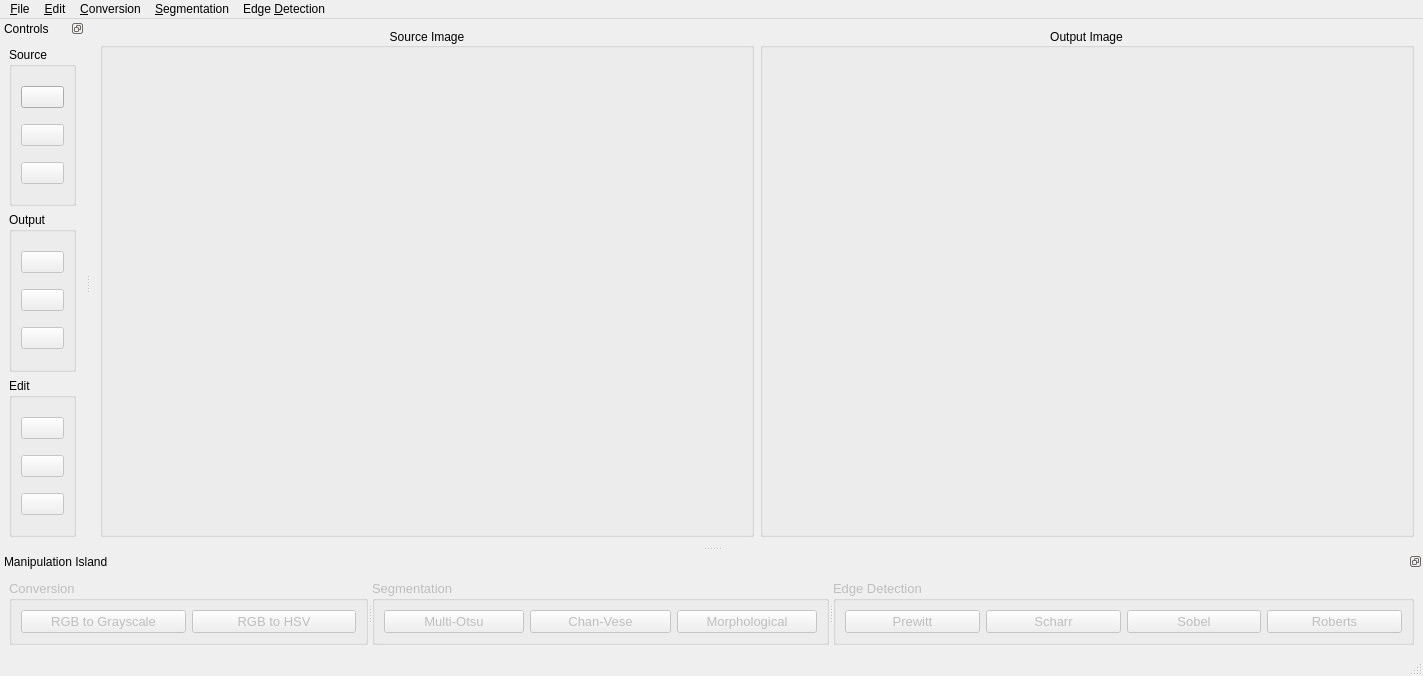
<?xml version="1.0" encoding="UTF-8"?>
<ui version="4.0">
 <class>MainWindow</class>
 <widget class="QMainWindow" name="MainWindow">
  <property name="geometry">
   <rect>
    <x>0</x>
    <y>0</y>
    <width>1423</width>
    <height>676</height>
   </rect>
  </property>
  <property name="windowTitle">
   <string>OOP2 Lab Final Assignment - Ali Gunes</string>
  </property>
  <widget class="QWidget" name="centralwidget">
   <layout class="QGridLayout" name="gridLayout_2">
    <item row="0" column="0">
     <widget class="QGroupBox" name="sourceImage_groupBox">
      <property name="statusTip">
       <string>Source is presented here</string>
      </property>
      <property name="title">
       <string>Source Image</string>
      </property>
      <property name="alignment">
       <set>Qt::AlignCenter</set>
      </property>
      <layout class="QGridLayout" name="gridLayout">
       <item row="0" column="0">
        <widget class="QLabel" name="sourceImageViewer">
         <property name="text">
          <string/>
         </property>
         <property name="pixmap">
          <pixmap>../../../../../../horse.png</pixmap>
         </property>
         <property name="scaledContents">
          <bool>true</bool>
         </property>
         <property name="alignment">
          <set>Qt::AlignCenter</set>
         </property>
         <property name="wordWrap">
          <bool>false</bool>
         </property>
        </widget>
       </item>
      </layout>
     </widget>
    </item>
    <item row="0" column="1">
     <widget class="QGroupBox" name="outputImage_groupBox">
      <property name="statusTip">
       <string>Output is presented here</string>
      </property>
      <property name="title">
       <string>Output Image</string>
      </property>
      <property name="alignment">
       <set>Qt::AlignCenter</set>
      </property>
      <layout class="QGridLayout" name="gridLayout_4">
       <item row="0" column="1">
        <widget class="QLabel" name="outputImageViewer">
         <property name="text">
          <string/>
         </property>
         <property name="pixmap">
          <pixmap>../../../../../../coffee.png</pixmap>
         </property>
         <property name="scaledContents">
          <bool>true</bool>
         </property>
        </widget>
       </item>
      </layout>
     </widget>
    </item>
   </layout>
  </widget>
  <widget class="QMenuBar" name="menubar">
   <property name="geometry">
    <rect>
     <x>0</x>
     <y>0</y>
     <width>1423</width>
     <height>21</height>
    </rect>
   </property>
   <widget class="QMenu" name="menu_File">
    <property name="title">
     <string>&amp;File</string>
    </property>
    <widget class="QMenu" name="menuExport_As">
     <property name="enabled">
      <bool>true</bool>
     </property>
     <property name="statusTip">
      <string>Choose your export type</string>
     </property>
     <property name="title">
      <string>Export As...</string>
     </property>
     <property name="icon">
      <iconset>
       <normaloff>resources/icons/exportMenu.svg</normaloff>resources/icons/exportMenu.svg</iconset>
     </property>
     <addaction name="actionExport_Source"/>
     <addaction name="actionExport_Output"/>
    </widget>
    <addaction name="actionOpen_Source"/>
    <addaction name="separator"/>
    <addaction name="actionSave_Output"/>
    <addaction name="actionSave_Output_As"/>
    <addaction name="menuExport_As"/>
    <addaction name="separator"/>
    <addaction name="actionPreferences"/>
    <addaction name="actionAbout"/>
    <addaction name="separator"/>
    <addaction name="actionExit"/>
   </widget>
   <widget class="QMenu" name="menu_Edit">
    <property name="title">
     <string>&amp;Edit</string>
    </property>
    <widget class="QMenu" name="menuClear">
     <property name="statusTip">
      <string>Clear the...</string>
     </property>
     <property name="title">
      <string>Clear</string>
     </property>
     <property name="icon">
      <iconset>
       <normaloff>resources/icons/clear.svg</normaloff>resources/icons/clear.svg</iconset>
     </property>
     <addaction name="actionClear_Source"/>
     <addaction name="actionClear_Output"/>
    </widget>
    <addaction name="menuClear"/>
    <addaction name="separator"/>
    <addaction name="actionUndo_Output"/>
    <addaction name="actionRedo_Output"/>
   </widget>
   <widget class="QMenu" name="menu_Conversion">
    <property name="title">
     <string>&amp;Conversion</string>
    </property>
    <addaction name="actionRGB_to_Grayscale"/>
    <addaction name="actionRGB_to_HSV"/>
   </widget>
   <widget class="QMenu" name="menu_Segmentation">
    <property name="title">
     <string>&amp;Segmentation</string>
    </property>
    <addaction name="actionMulti_Otsu_Thresholding"/>
    <addaction name="actionChan_Vese_Segmentation"/>
    <addaction name="actionMorphological_Snakes"/>
   </widget>
   <widget class="QMenu" name="menu_Edge_Detection">
    <property name="title">
     <string>Edge &amp;Detection</string>
    </property>
    <addaction name="actionRoberts"/>
    <addaction name="actionSobel"/>
    <addaction name="actionScharr"/>
    <addaction name="actionPrewitt"/>
   </widget>
   <addaction name="menu_File"/>
   <addaction name="menu_Edit"/>
   <addaction name="menu_Conversion"/>
   <addaction name="menu_Segmentation"/>
   <addaction name="menu_Edge_Detection"/>
  </widget>
  <widget class="QStatusBar" name="statusbar"/>
  <widget class="QDockWidget" name="manipulationDynamicIsland">
   <property name="maximumSize">
    <size>
     <width>524287</width>
     <height>524287</height>
    </size>
   </property>
   <property name="statusTip">
    <string>A dynamic island containing all the manipulation buttons</string>
   </property>
   <property name="features">
    <set>QDockWidget::DockWidgetFloatable|QDockWidget::DockWidgetMovable</set>
   </property>
   <property name="allowedAreas">
    <set>Qt::BottomDockWidgetArea|Qt::TopDockWidgetArea</set>
   </property>
   <property name="windowTitle">
    <string>Manipulation Island</string>
   </property>
   <attribute name="dockWidgetArea">
    <number>8</number>
   </attribute>
   <widget class="QWidget" name="dynamicIslandContents">
    <layout class="QGridLayout" name="gridLayout_3">
     <item row="0" column="0">
      <widget class="QSplitter" name="splitter">
       <property name="orientation">
        <enum>Qt::Horizontal</enum>
       </property>
       <widget class="QGroupBox" name="Conversion_groupBox">
        <property name="enabled">
         <bool>false</bool>
        </property>
        <property name="font">
         <font>
          <pointsize>10</pointsize>
          <weight>50</weight>
          <bold>false</bold>
         </font>
        </property>
        <property name="title">
         <string>Conversion</string>
        </property>
        <layout class="QHBoxLayout" name="horizontalLayout_3">
         <item>
          <widget class="QPushButton" name="rgbToGrayscale_pushButton">
           <property name="font">
            <font>
             <pointsize>10</pointsize>
             <weight>50</weight>
             <bold>false</bold>
            </font>
           </property>
           <property name="statusTip">
            <string>Convert source RGB to Grayscale</string>
           </property>
           <property name="text">
            <string>RGB to Grayscale</string>
           </property>
          </widget>
         </item>
         <item>
          <widget class="QPushButton" name="rgbToHSV_pushButton">
           <property name="font">
            <font>
             <pointsize>10</pointsize>
             <weight>50</weight>
             <bold>false</bold>
            </font>
           </property>
           <property name="statusTip">
            <string>Convert source RGB to HSV</string>
           </property>
           <property name="text">
            <string>RGB to HSV</string>
           </property>
          </widget>
         </item>
        </layout>
       </widget>
       <widget class="QGroupBox" name="Segmentation_groupBox">
        <property name="enabled">
         <bool>false</bool>
        </property>
        <property name="font">
         <font>
          <pointsize>10</pointsize>
          <weight>50</weight>
          <bold>false</bold>
         </font>
        </property>
        <property name="title">
         <string>Segmentation</string>
        </property>
        <layout class="QHBoxLayout" name="horizontalLayout_4">
         <item>
          <widget class="QPushButton" name="morphological_pushButton">
           <property name="font">
            <font>
             <pointsize>10</pointsize>
             <weight>50</weight>
             <bold>false</bold>
            </font>
           </property>
           <property name="statusTip">
            <string>Apply Multi-Otsu Thresholding to source</string>
           </property>
           <property name="text">
            <string>Multi-Otsu</string>
           </property>
          </widget>
         </item>
         <item>
          <widget class="QPushButton" name="chanVese_pushButton">
           <property name="font">
            <font>
             <pointsize>10</pointsize>
             <weight>50</weight>
             <bold>false</bold>
            </font>
           </property>
           <property name="statusTip">
            <string>Apply Chan-Vese Thresholding to source</string>
           </property>
           <property name="text">
            <string>Chan-Vese</string>
           </property>
          </widget>
         </item>
         <item>
          <widget class="QPushButton" name="multiOtsu_pushButton">
           <property name="font">
            <font>
             <pointsize>10</pointsize>
             <weight>50</weight>
             <bold>false</bold>
            </font>
           </property>
           <property name="statusTip">
            <string>Apply Morphological Thresholding to source</string>
           </property>
           <property name="text">
            <string>Morphological</string>
           </property>
          </widget>
         </item>
        </layout>
       </widget>
       <widget class="QGroupBox" name="EdgeDetection_groupBox">
        <property name="enabled">
         <bool>false</bool>
        </property>
        <property name="font">
         <font>
          <pointsize>10</pointsize>
          <weight>50</weight>
          <bold>false</bold>
         </font>
        </property>
        <property name="title">
         <string>Edge Detection</string>
        </property>
        <layout class="QHBoxLayout" name="horizontalLayout_5">
         <item>
          <widget class="QPushButton" name="prewitt_pushButton">
           <property name="font">
            <font>
             <pointsize>10</pointsize>
             <weight>50</weight>
             <bold>false</bold>
            </font>
           </property>
           <property name="statusTip">
            <string>Apply Prewitt Edge Detection to source</string>
           </property>
           <property name="text">
            <string>Prewitt</string>
           </property>
          </widget>
         </item>
         <item>
          <widget class="QPushButton" name="scharr_pushButton">
           <property name="font">
            <font>
             <pointsize>10</pointsize>
             <weight>50</weight>
             <bold>false</bold>
            </font>
           </property>
           <property name="statusTip">
            <string>Apply Scharr Edge Detection to source</string>
           </property>
           <property name="text">
            <string>Scharr</string>
           </property>
          </widget>
         </item>
         <item>
          <widget class="QPushButton" name="sobel_pushButton">
           <property name="font">
            <font>
             <pointsize>10</pointsize>
             <weight>50</weight>
             <bold>false</bold>
            </font>
           </property>
           <property name="statusTip">
            <string>Apply Sobel Edge Detection to source</string>
           </property>
           <property name="text">
            <string>Sobel</string>
           </property>
          </widget>
         </item>
         <item>
          <widget class="QPushButton" name="roberts_pushButton">
           <property name="font">
            <font>
             <pointsize>10</pointsize>
             <weight>50</weight>
             <bold>false</bold>
            </font>
           </property>
           <property name="statusTip">
            <string>Apply Roberts Edge Detection to source</string>
           </property>
           <property name="text">
            <string>Roberts</string>
           </property>
          </widget>
         </item>
        </layout>
       </widget>
      </widget>
     </item>
    </layout>
   </widget>
  </widget>
  <widget class="QDockWidget" name="controlsDynamicIsland">
   <property name="minimumSize">
    <size>
     <width>75</width>
     <height>513</height>
    </size>
   </property>
   <property name="maximumSize">
    <size>
     <width>524287</width>
     <height>524287</height>
    </size>
   </property>
   <property name="statusTip">
    <string>A dynamic island containing all the control buttons</string>
   </property>
   <property name="features">
    <set>QDockWidget::DockWidgetFloatable|QDockWidget::DockWidgetMovable</set>
   </property>
   <property name="allowedAreas">
    <set>Qt::LeftDockWidgetArea|Qt::RightDockWidgetArea</set>
   </property>
   <property name="windowTitle">
    <string>Controls</string>
   </property>
   <attribute name="dockWidgetArea">
    <number>1</number>
   </attribute>
   <widget class="QWidget" name="dockWidgetContents">
    <layout class="QGridLayout" name="gridLayout_5">
     <item row="0" column="0">
      <widget class="QGroupBox" name="Source_groupBox">
       <property name="title">
        <string>Source</string>
       </property>
       <layout class="QVBoxLayout" name="verticalLayout_2">
        <item>
         <widget class="QPushButton" name="openSource_pushButton">
          <property name="statusTip">
           <string>Open a source file</string>
          </property>
          <property name="text">
           <string/>
          </property>
          <property name="icon">
           <iconset>
            <normaloff>resources/icons/openSource.svg</normaloff>resources/icons/openSource.svg</iconset>
          </property>
          <property name="iconSize">
           <size>
            <width>24</width>
            <height>24</height>
           </size>
          </property>
         </widget>
        </item>
        <item>
         <widget class="QPushButton" name="exportSource_pushButton">
          <property name="enabled">
           <bool>false</bool>
          </property>
          <property name="statusTip">
           <string>Export the source</string>
          </property>
          <property name="text">
           <string/>
          </property>
          <property name="icon">
           <iconset>
            <normaloff>resources/icons/exportMenu.svg</normaloff>resources/icons/exportMenu.svg</iconset>
          </property>
          <property name="iconSize">
           <size>
            <width>24</width>
            <height>24</height>
           </size>
          </property>
         </widget>
        </item>
        <item>
         <widget class="QPushButton" name="clearSource_pushButton">
          <property name="enabled">
           <bool>false</bool>
          </property>
          <property name="toolTip">
           <string/>
          </property>
          <property name="statusTip">
           <string>Clear the source</string>
          </property>
          <property name="text">
           <string/>
          </property>
          <property name="icon">
           <iconset>
            <normaloff>resources/icons/clear.svg</normaloff>resources/icons/clear.svg</iconset>
          </property>
          <property name="iconSize">
           <size>
            <width>24</width>
            <height>24</height>
           </size>
          </property>
         </widget>
        </item>
       </layout>
      </widget>
     </item>
     <item row="1" column="0">
      <widget class="QGroupBox" name="Output_groupBox">
       <property name="title">
        <string>Output</string>
       </property>
       <layout class="QVBoxLayout" name="verticalLayout_3">
        <item>
         <widget class="QPushButton" name="save_pushButton">
          <property name="enabled">
           <bool>false</bool>
          </property>
          <property name="statusTip">
           <string>Save the output</string>
          </property>
          <property name="text">
           <string/>
          </property>
          <property name="icon">
           <iconset>
            <normaloff>resources/icons/save.svg</normaloff>resources/icons/save.svg</iconset>
          </property>
          <property name="iconSize">
           <size>
            <width>24</width>
            <height>24</height>
           </size>
          </property>
         </widget>
        </item>
        <item>
         <widget class="QPushButton" name="saveAs_pushButton">
          <property name="enabled">
           <bool>false</bool>
          </property>
          <property name="statusTip">
           <string>Save the output as...</string>
          </property>
          <property name="text">
           <string/>
          </property>
          <property name="icon">
           <iconset>
            <normaloff>resources/icons/saveAs.svg</normaloff>resources/icons/saveAs.svg</iconset>
          </property>
          <property name="iconSize">
           <size>
            <width>24</width>
            <height>24</height>
           </size>
          </property>
         </widget>
        </item>
        <item>
         <widget class="QPushButton" name="exportOutput_pushButton">
          <property name="enabled">
           <bool>false</bool>
          </property>
          <property name="statusTip">
           <string>Export the output</string>
          </property>
          <property name="text">
           <string/>
          </property>
          <property name="icon">
           <iconset>
            <normaloff>resources/icons/exportMenu.svg</normaloff>resources/icons/exportMenu.svg</iconset>
          </property>
          <property name="iconSize">
           <size>
            <width>24</width>
            <height>24</height>
           </size>
          </property>
         </widget>
        </item>
       </layout>
      </widget>
     </item>
     <item row="2" column="0">
      <widget class="QGroupBox" name="Edit_groupBox">
       <property name="title">
        <string>Edit</string>
       </property>
       <layout class="QVBoxLayout" name="verticalLayout">
        <item>
         <widget class="QPushButton" name="undoOutput_pushButton">
          <property name="enabled">
           <bool>false</bool>
          </property>
          <property name="statusTip">
           <string>Undo the output</string>
          </property>
          <property name="text">
           <string/>
          </property>
          <property name="icon">
           <iconset>
            <normaloff>resources/icons/undoOutput.svg</normaloff>resources/icons/undoOutput.svg</iconset>
          </property>
          <property name="iconSize">
           <size>
            <width>24</width>
            <height>24</height>
           </size>
          </property>
         </widget>
        </item>
        <item>
         <widget class="QPushButton" name="redoOutput_pushButton">
          <property name="enabled">
           <bool>false</bool>
          </property>
          <property name="statusTip">
           <string>Redo the output</string>
          </property>
          <property name="text">
           <string/>
          </property>
          <property name="icon">
           <iconset>
            <normaloff>resources/icons/redoOutput.svg</normaloff>resources/icons/redoOutput.svg</iconset>
          </property>
          <property name="iconSize">
           <size>
            <width>24</width>
            <height>24</height>
           </size>
          </property>
         </widget>
        </item>
        <item>
         <widget class="QPushButton" name="clearOutput_pushButton">
          <property name="enabled">
           <bool>false</bool>
          </property>
          <property name="statusTip">
           <string>Clear the output</string>
          </property>
          <property name="text">
           <string/>
          </property>
          <property name="icon">
           <iconset>
            <normaloff>resources/icons/clear.svg</normaloff>resources/icons/clear.svg</iconset>
          </property>
          <property name="iconSize">
           <size>
            <width>24</width>
            <height>24</height>
           </size>
          </property>
         </widget>
        </item>
       </layout>
      </widget>
     </item>
    </layout>
   </widget>
  </widget>
  <action name="actionOpen_Source">
   <property name="icon">
    <iconset>
     <normaloff>resources/icons/openSource.svg</normaloff>resources/icons/openSource.svg</iconset>
   </property>
   <property name="text">
    <string>Open Source</string>
   </property>
   <property name="statusTip">
    <string>Open a source file</string>
   </property>
   <property name="shortcut">
    <string>Ctrl+O</string>
   </property>
  </action>
  <action name="actionSave_Output">
   <property name="enabled">
    <bool>false</bool>
   </property>
   <property name="icon">
    <iconset>
     <normaloff>resources/icons/save.svg</normaloff>resources/icons/save.svg</iconset>
   </property>
   <property name="text">
    <string>Save Output</string>
   </property>
   <property name="statusTip">
    <string>Save the output</string>
   </property>
   <property name="shortcut">
    <string>Ctrl+S</string>
   </property>
  </action>
  <action name="actionSave_Output_As">
   <property name="enabled">
    <bool>false</bool>
   </property>
   <property name="icon">
    <iconset>
     <normaloff>resources/icons/saveAs.svg</normaloff>resources/icons/saveAs.svg</iconset>
   </property>
   <property name="text">
    <string>Save Output As...</string>
   </property>
   <property name="statusTip">
    <string>Save the output as...</string>
   </property>
   <property name="shortcut">
    <string>Ctrl+Shift+S</string>
   </property>
  </action>
  <action name="actionExit">
   <property name="icon">
    <iconset>
     <normaloff>resources/icons/exit.svg</normaloff>resources/icons/exit.svg</iconset>
   </property>
   <property name="text">
    <string>Exit</string>
   </property>
   <property name="statusTip">
    <string>Exit</string>
   </property>
   <property name="shortcut">
    <string>Ctrl+Q</string>
   </property>
  </action>
  <action name="actionPreferences">
   <property name="icon">
    <iconset>
     <normaloff>resources/icons/preferences.svg</normaloff>resources/icons/preferences.svg</iconset>
   </property>
   <property name="text">
    <string>Preferences</string>
   </property>
   <property name="statusTip">
    <string>Open the user preferences</string>
   </property>
   <property name="shortcut">
    <string>Ctrl+Alt+P</string>
   </property>
  </action>
  <action name="actionExport_Source">
   <property name="enabled">
    <bool>false</bool>
   </property>
   <property name="icon">
    <iconset>
     <normaloff>resources/icons/exportSource.svg</normaloff>resources/icons/exportSource.svg</iconset>
   </property>
   <property name="text">
    <string>Source</string>
   </property>
   <property name="statusTip">
    <string>Export the source</string>
   </property>
   <property name="shortcut">
    <string>Shift+S</string>
   </property>
  </action>
  <action name="actionExport_Output">
   <property name="enabled">
    <bool>false</bool>
   </property>
   <property name="icon">
    <iconset>
     <normaloff>resources/icons/exportOutput.svg</normaloff>resources/icons/exportOutput.svg</iconset>
   </property>
   <property name="text">
    <string>Output</string>
   </property>
   <property name="statusTip">
    <string>Export the output</string>
   </property>
   <property name="shortcut">
    <string>Shift+O</string>
   </property>
  </action>
  <action name="actionClear_Source">
   <property name="enabled">
    <bool>false</bool>
   </property>
   <property name="icon">
    <iconset>
     <normaloff>resources/icons/exportSource.svg</normaloff>resources/icons/exportSource.svg</iconset>
   </property>
   <property name="text">
    <string>Source</string>
   </property>
   <property name="statusTip">
    <string>Clear the source</string>
   </property>
   <property name="shortcut">
    <string>Ctrl+L</string>
   </property>
  </action>
  <action name="actionClear_Output">
   <property name="enabled">
    <bool>false</bool>
   </property>
   <property name="icon">
    <iconset>
     <normaloff>resources/icons/exportOutput.svg</normaloff>resources/icons/exportOutput.svg</iconset>
   </property>
   <property name="text">
    <string>Output</string>
   </property>
   <property name="statusTip">
    <string>Clear the output</string>
   </property>
   <property name="shortcut">
    <string>Ctrl+Shift+L</string>
   </property>
  </action>
  <action name="actionUndo_Output">
   <property name="enabled">
    <bool>false</bool>
   </property>
   <property name="icon">
    <iconset>
     <normaloff>resources/icons/undoOutput.svg</normaloff>resources/icons/undoOutput.svg</iconset>
   </property>
   <property name="text">
    <string>Undo Output</string>
   </property>
   <property name="statusTip">
    <string>Undo the output</string>
   </property>
   <property name="shortcut">
    <string>Ctrl+Shift+Z</string>
   </property>
  </action>
  <action name="actionRedo_Output">
   <property name="enabled">
    <bool>false</bool>
   </property>
   <property name="icon">
    <iconset>
     <normaloff>resources/icons/redoOutput.svg</normaloff>resources/icons/redoOutput.svg</iconset>
   </property>
   <property name="text">
    <string>Redo Output</string>
   </property>
   <property name="statusTip">
    <string>Redo the output</string>
   </property>
   <property name="shortcut">
    <string>Ctrl+Y</string>
   </property>
  </action>
  <action name="actionRGB_to_Grayscale">
   <property name="enabled">
    <bool>false</bool>
   </property>
   <property name="text">
    <string>RGB to &amp;Grayscale</string>
   </property>
   <property name="statusTip">
    <string>Convert source RGB to Grayscale</string>
   </property>
  </action>
  <action name="actionRGB_to_HSV">
   <property name="enabled">
    <bool>false</bool>
   </property>
   <property name="text">
    <string>RGB to &amp;HSV</string>
   </property>
   <property name="statusTip">
    <string>Convert source RGB to HSV</string>
   </property>
  </action>
  <action name="actionMulti_Otsu_Thresholding">
   <property name="enabled">
    <bool>false</bool>
   </property>
   <property name="text">
    <string>&amp;Multi-Otsu Thresholding</string>
   </property>
   <property name="statusTip">
    <string>Apply Multi-Otsu Thresholding to source</string>
   </property>
  </action>
  <action name="actionChan_Vese_Segmentation">
   <property name="enabled">
    <bool>false</bool>
   </property>
   <property name="text">
    <string>&amp;Chan-Vese Segmentation</string>
   </property>
   <property name="statusTip">
    <string>Apply Chan-Vese Segmentation to source</string>
   </property>
  </action>
  <action name="actionMorphological_Snakes">
   <property name="enabled">
    <bool>false</bool>
   </property>
   <property name="text">
    <string>M&amp;orphological Snakes</string>
   </property>
   <property name="statusTip">
    <string>Apply Morphological Snakes to source</string>
   </property>
  </action>
  <action name="actionRoberts">
   <property name="enabled">
    <bool>false</bool>
   </property>
   <property name="text">
    <string>&amp;Roberts</string>
   </property>
   <property name="statusTip">
    <string>Apply Roberts Edge Detection to source</string>
   </property>
  </action>
  <action name="actionSobel">
   <property name="enabled">
    <bool>false</bool>
   </property>
   <property name="text">
    <string>&amp;Sobel</string>
   </property>
   <property name="statusTip">
    <string>Apply Sobel Edge Detection to source</string>
   </property>
  </action>
  <action name="actionScharr">
   <property name="enabled">
    <bool>false</bool>
   </property>
   <property name="text">
    <string>S&amp;charr</string>
   </property>
   <property name="statusTip">
    <string>Apply Scharr Edge Detection to source</string>
   </property>
  </action>
  <action name="actionPrewitt">
   <property name="enabled">
    <bool>false</bool>
   </property>
   <property name="text">
    <string>&amp;Prewitt</string>
   </property>
   <property name="statusTip">
    <string>Apply Prewitt Edge Detection to source</string>
   </property>
  </action>
  <action name="actionAbout">
   <property name="icon">
    <iconset>
     <normaloff>resources/icons/about.svg</normaloff>resources/icons/about.svg</iconset>
   </property>
   <property name="text">
    <string>About</string>
   </property>
   <property name="statusTip">
    <string>About this program...</string>
   </property>
   <property name="shortcut">
    <string>F1</string>
   </property>
  </action>
 </widget>
 <resources/>
 <connections>
  <connection>
   <sender>actionExit</sender>
   <signal>triggered()</signal>
   <receiver>MainWindow</receiver>
   <slot>close()</slot>
   <hints>
    <hint type="sourcelabel">
     <x>-1</x>
     <y>-1</y>
    </hint>
    <hint type="destinationlabel">
     <x>399</x>
     <y>299</y>
    </hint>
   </hints>
  </connection>
 </connections>
</ui>
